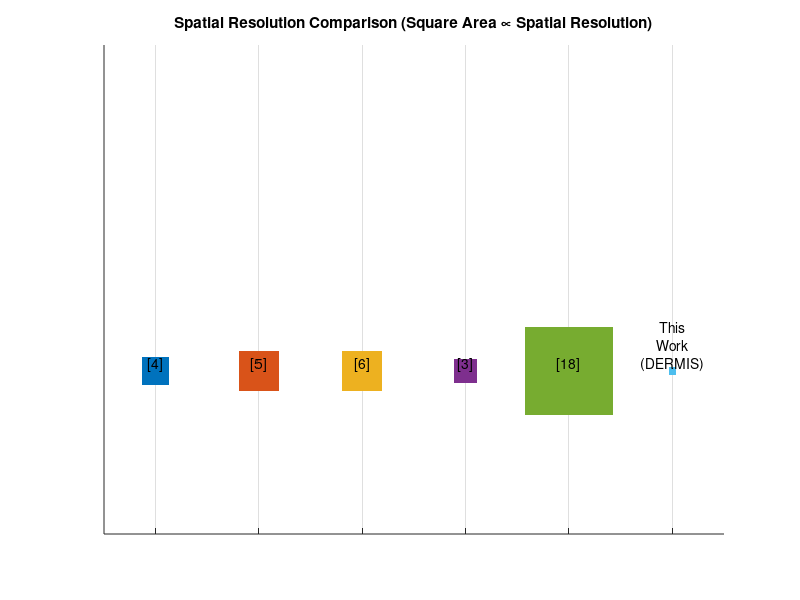

This chart was generated by the following MATLAB code: (Note: this script raises an error after producing the figure.)
close all

% Input values (latency removed, only spatial resolution kept)
spatialres = [2.36, 3.4, 3.4, 2, 7.5, 0.6];

labels = {sprintf('[4]'), sprintf('[5]'),  sprintf('[6]'), ...
          sprintf('[3]'), sprintf('[18]'), ...
          sprintf('This\nWork\n(DERMIS)')};

% Positions along x-axis for each square
N = length(spatialres);
xpos = 1:N;
ypos = zeros(1, N);  % all on the same horizontal line

figure;
hold on;

% Scale factor for marker size (tune if needed)
base_size = 4000;

for i = 1:N
    % Marker size proportional to spatial resolution (area ∝ spatialres)
    marker_size = base_size * (spatialres(i) / max(spatialres))^2

    % Plot filled square
    scatter(xpos(i), ypos(i), marker_size, 's', 'filled');

    % Put label on/near the square
    text(xpos(i), ypos(i), labels{i}, ...
        'VerticalAlignment', 'bottom', 'HorizontalAlignment', 'center', ...
        'FontSize', 10);
end

hold off;

% Make plot look nicer
xlim([0.5, N + 0.5]);
ylim([-1, 2]);                % Just to give some room for the labels
set(gca, 'YTick', []);        % No meaningful y-axis
set(gca, 'XTick', xpos);      % Optional: ticks under each square
set(gca, 'XTickLabel', []);   % Hide x tick labels since we use text()

grid on;
xlabel('');
ylabel('');  % No latency axis anymore
title('Spatial Resolution Comparison (Square Area ∝ Spatial Resolution)');

micasplot

% Save the plot
width = 800;
height = 400;
set(gcf, 'Position', [100, 100, width, height]);
saveas(gcf, './spatialres_squares.png');
